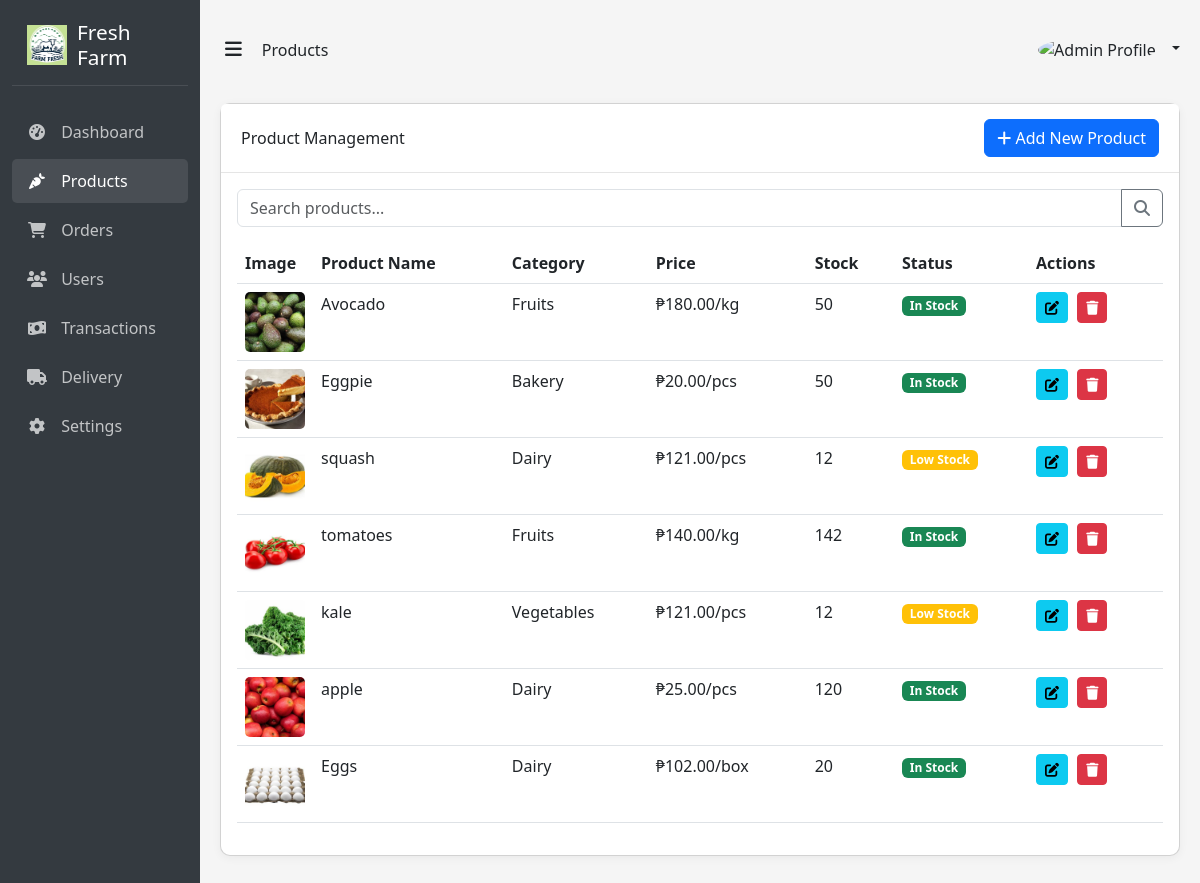
The app's page /dashboard/product.php with its own data.
### tables this page shows
CREATE TABLE `products` (
  `id` int(11) NOT NULL,
  `name` varchar(100) NOT NULL,
  `category` varchar(50) NOT NULL,
  `price` decimal(10,2) NOT NULL,
  `unit` varchar(10) NOT NULL,
  `stock` int(11) NOT NULL DEFAULT 0,
  `status` enum('In Stock','Low Stock','Out of Stock') NOT NULL DEFAULT 'In Stock',
  `description` text DEFAULT NULL,
  `image_path` varchar(255) DEFAULT NULL,
  `created_at` timestamp NOT NULL DEFAULT current_timestamp(),
  `updated_at` timestamp NULL DEFAULT NULL ON UPDATE current_timestamp()
);

### dashboard/product.php (the view, shortened to what this page needs)
<?php
require_once '../connect.php';
function getProducts($conn, $search = '') {
    if (!empty($search)) {
        $search = "%$search%";
        $stmt = $conn->prepare("SELECT id, name, category, price, unit,
                              stock, status, image_path,
                              description, created_at, updated_at
                              FROM products
                              WHERE name LIKE ? ORDER BY id DESC");
        $stmt->bind_param("s", $search);
        $stmt->execute();
        $result = $stmt->get_result();
        $stmt->close();
    } else {
        $result = $conn->query("SELECT id, name, category, price, unit,
                              stock, status, image_path,
                              description, created_at, updated_at
                              FROM products ORDER BY id DESC");
    }
    $products = [];
    if ($result && $result->num_rows > 0) {
        while ($row = $result->fetch_assoc()) {
            if ($row['stock'] === 0) {
                $row['status'] = 'Out of Stock';
            } else if ($row['stock'] <= 15) {
                $row['status'] = 'Low Stock';
            } else {
                $row['status'] = 'In Stock';
            }
            $products[] = $row;
        }
    }
    return $products;
}
$search = isset($_GET['search']) ? $_GET['search'] : '';
$products = getProducts($conn, $search);
?>
<!DOCTYPE html>
<html lang="en">
<head>
    <link href="https://cdnjs.cloudflare.com/ajax/libs/bootstrap/5.3.0/css/bootstrap.min.css" rel="stylesheet">
    <link href="https://cdnjs.cloudflare.com/ajax/libs/font-awesome/6.4.0/css/all.min.css" rel="stylesheet">
    <link rel="stylesheet" href="../css/product.css">
</head>
<body>
<div class="container-fluid">
    <div class="row">
        <div class="col-lg-3 col-xl-2 sidebar" id="sidebar">
            <div class="logo-area">
                <img src="../assets/farmfresh.png" alt="Fresh Farm Logo" width="40" height="40" />
                <h3>Fresh Farm</h3>
            </div>
            <div class="mt-4">
                <ul class="nav flex-column">
                    <li class="nav-item">
                        <a class="nav-link" href="dashboard.php">
                            <i class="fas fa-tachometer-alt"></i> Dashboard
                        </a>
                    </li>
                    <li class="nav-item">
                        <a class="nav-link active" href="product.php">
                            <i class="fas fa-carrot"></i> Products
                        </a>
                    </li>
                    <li class="nav-item">
                        <a class="nav-link" href="orders.php">
                            <i class="fas fa-shopping-cart"></i> Orders
                        </a>
                    </li>
                    <li class="nav-item">
                        <a class="nav-link" href="users.php">
                            <i class="fas fa-users"></i> Users
                        </a>
                    </li>
                    <li class="nav-item">
                        <a class="nav-link" href="transactions.php">
                            <i class="fas fa-money-bill-wave"></i> Transactions
                        </a>
                    </li>
                    <li class="nav-item">
                        <a class="nav-link" href="delivery.php">
                            <i class="fas fa-truck"></i> Delivery
                        </a>
                    </li>
                    <li class="nav-item">
                        <a class="nav-link" href="settings.php">
                            <i class="fas fa-cog"></i> Settings
                        </a>
                    </li>
                </ul>
            </div>
        </div>
        <div class="col-lg-9 col-xl-10 ms-auto content-area" id="content">
            <div class="top-bar mb-4">
                <div>
                    <span class="menu-toggle" id="menuToggle">
                        <i class="fas fa-bars"></i>
                    </span>
                    <span>Products</span>
                </div>
                <div class="user-area">
                    <div class="dropdown">
                        <a class="dropdown-toggle text-decoration-none text-dark" href="#" role="button" id="userDropdown" data-bs-toggle="dropdown" aria-expanded="false">
                            <img src="../assets/admin_avatar.jpg" alt="Admin Profile" width="36" height="36" class="rounded-circle" />
                        </a>
                    </div>
                </div>
            </div>
            <div class="card">
                <div class="card-header d-flex justify-content-between align-items-center">
                    <span>Product Management</span>
                    <button type="button" class="btn btn-primary" data-bs-toggle="modal" data-bs-target="#addProductModal">
                        <i class="fas fa-plus"></i> Add New Product
                    </button>
                </div>
                <div class="card-body">
                    <div class="mb-3">
                        <form method="GET" action="product.php">
                            <div class="input-group">
                                <input type="text" class="form-control" name="search" placeholder="Search products..." value="<?php echo htmlspecialchars($search); ?>">
                                <button class="btn btn-outline-secondary" type="submit">
                                    <i class="fas fa-search"></i>
                                </button>
                            </div>
                        </form>
                    </div>
                    <div class="table-responsive">
                        <table class="table table-hover">
                            <thead>
                                <tr>
                                    <th width="60">Image</th>
                                    <th>Product Name</th>
                                    <th>Category</th>
                                    <th>Price</th>
                                    <th>Stock</th>
                                    <th>Status</th>
                                    <th>Actions</th>
                                </tr>
                            </thead>
                            <tbody>
                                <?php if (empty($products)): ?>
                                    <tr>
                                        <td colspan="7" class="text-center">No products found</td>
                                    </tr>
                                <?php else: ?>
                                    <?php foreach ($products as $product): ?>
                                        <tr>
                                            <td>
                                                <?php if ($product['image_path']): ?>
                                                    <img src="../<?php echo htmlspecialchars($product['image_path']); ?>" alt="<?php echo htmlspecialchars($product['name']); ?>" class="product-img-preview" width="60" height="60">
                                                <?php else: ?>
                                                    <img src="../assets/placeholder.png" alt="Placeholder" class="product-img-preview" width="60" height="60">
                                                <?php endif; ?>
                                            </td>
                                            <td><?php echo htmlspecialchars($product['name']); ?></td>
                                            <td><?php echo htmlspecialchars($product['category']); ?></td>
                                            <td>₱<?php echo number_format($product['price'], 2); ?>/<?php echo htmlspecialchars($product['unit']); ?></td>
                                            <td><?php echo $product['stock']; ?></td>
                                            <td>
                                                <?php
                                                    $statusClass = 'bg-success';
                                                    if ($product['status'] === 'Low Stock') {
                                                        $statusClass = 'bg-warning';
                                                    } elseif ($product['status'] === 'Out of Stock') {
                                                        $statusClass = 'bg-danger';
                                                    }
                                                ?>
                                                <span class="badge <?php echo $statusClass; ?>"><?php echo htmlspecialchars($product['status']); ?></span>
                                            </td>
                                            <td>
                                                <button class="btn btn-sm btn-info btn-action edit-product" data-bs-toggle="modal" data-bs-target="#editProductModal"
                                                    data-id="<?php echo $product['id']; ?>"
                                                    data-name="<?php echo htmlspecialchars($product['name']); ?>"
                                                    data-category="<?php echo htmlspecialchars($product['category']); ?>"
                                                    data-price="<?php echo $product['price']; ?>"
                                                    data-unit="<?php echo htmlspecialchars($product['unit']); ?>"
                                                    data-stock="<?php echo $product['stock']; ?>"
                                                    data-description="<?php echo htmlspecialchars($product['description'] ?? ''); ?>"
                                                    data-image="<?php echo htmlspecialchars($product['image_path'] ?? ''); ?>">
                                                    <i class="fas fa-edit"></i>
                                                </button>
                                                <button class="btn btn-sm btn-danger btn-action delete-product" data-bs-toggle="modal" data-bs-target="#deleteProductModal" data-id="<?php echo $product['id']; ?>">
                                                    <i class="fas fa-trash"></i>
                                                </button>
                                            </td>
                                        </tr>
                                    <?php endforeach; ?>
                                <?php endif; ?>
                            </tbody>
                        </table>
                    </div>
                </div>
            </div>
        </div>
    </div>
</div>
</body>
</html>

### css/product.css (style rules this page uses)
body { background-color: #f5f5f5; }
.sidebar { background-color: #343a40; color: #fff; min-height: 100vh; padding-top: 20px; transition: all 0.3s; }
.logo-area { display: flex; align-items: center; padding: 0 15px 15px; border-bottom: 1px solid rgba(255, 255, 255, 0.1); }
.logo-area img { margin-right: 10px; }
.logo-area h3 { margin: 0; font-size: 1.3rem; color: #fff; }
.sidebar .nav-link { color: rgba(255, 255, 255, 0.7); margin-bottom: 5px; border-radius: 5px; padding: 10px 15px; }
.sidebar .nav-link:hover, .sidebar .nav-link.active { color: #fff; background-color: rgba(255, 255, 255, 0.1); }
.sidebar .nav-link i { margin-right: 10px; width: 20px; text-align: center; }
.top-bar { display: flex; justify-content: space-between; align-items: center; padding: 15px 0; }
.menu-toggle { cursor: pointer; padding: 5px; margin-right: 10px; font-size: 1.2rem; }
.user-area img { border-radius: 50%; margin-right: 8px; }
.content-area { padding: 20px; transition: all 0.3s; }
.card { border-radius: 10px; box-shadow: 0 2px 10px rgba(0, 0, 0, 0.05); margin-bottom: 20px; }
.card-header { background-color: #fff; border-bottom: 1px solid rgba(0, 0, 0, 0.1); padding: 15px 20px; }
.btn-action { margin-right: 5px; }
.product-img-preview { object-fit: cover; border-radius: 5px; }

### records on screen
products: image_path (picture), name "Avocado", category "Fruits", price "180.00", unit "kg", stock "50", status "In Stock"
products: image_path (picture), name "Eggpie", category "Bakery", price "20.00", unit "pcs", stock "50", status "In Stock"
products: image_path+name (picture), name "squash", category "Dairy", price "121.00", unit "pcs", stock "12", status "Low Stock"
products: image_path+name (picture), name "tomatoes", category "Fruits", price "140.00", unit "kg", stock "142", status "In Stock"
products: image_path+name (picture), name "kale", category "Vegetables", price "121.00", unit "pcs", stock "12", status "Low Stock"
products: image_path+name (picture), name "apple", category "Dairy", price "25.00", unit "pcs", stock "120", status "In Stock"
products: image_path (picture), name "Eggs", category "Dairy", price "102.00", unit "box", stock "20", status "In Stock"
